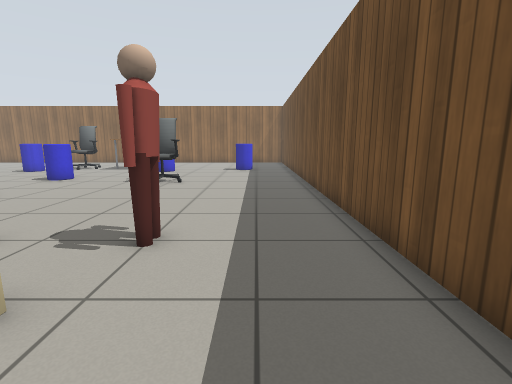
[1] (above)

18 first-person views from a walk through a Gazebo world. The camera is 0.9 m above the floor, tilts 10° down and sees 85° across. The floor is counted in squares, 0.5 m on a side. Each view is taken from the middle of a square. On the plan, view 1 faces up. The plan holds only what a view shows up to about 15 squares ahead; the rest is blank. Gazebo's built-in surfaces are drawn with simple patterns. Simple shapes stand in for some stock models.

[2]
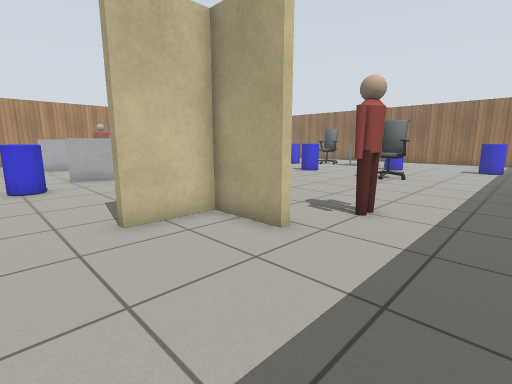

[3]
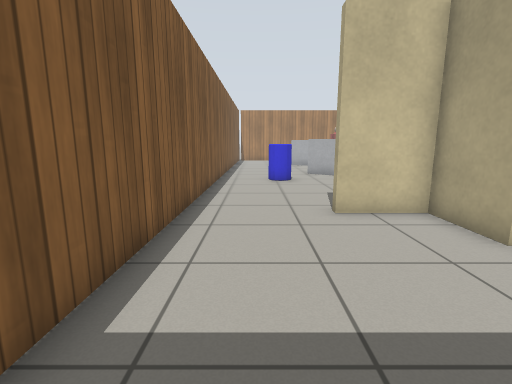

[4]
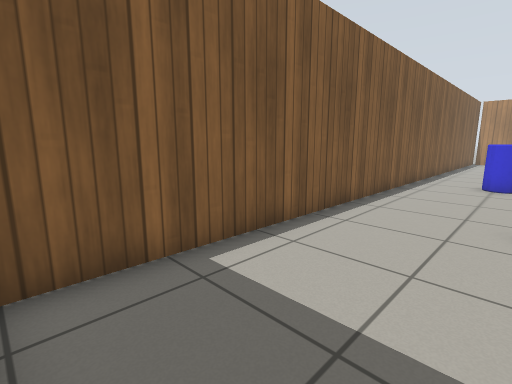

[5]
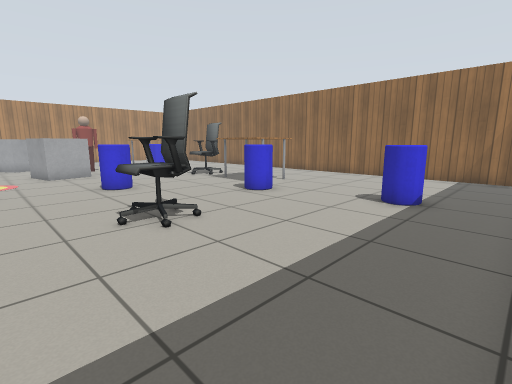

[6]
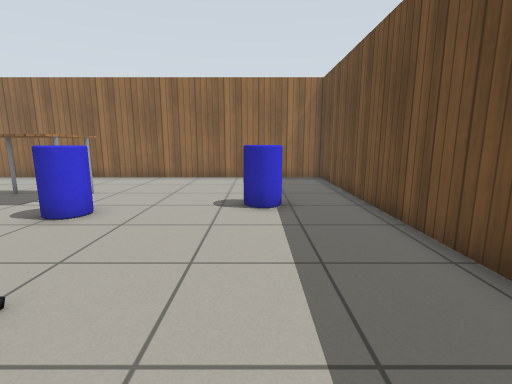

[7]
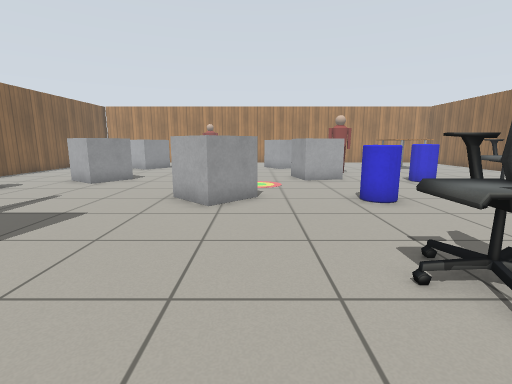

[8]
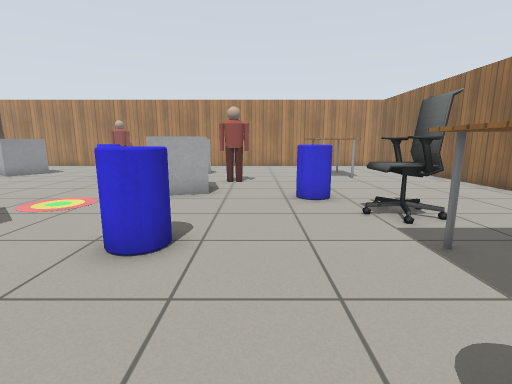

[9]
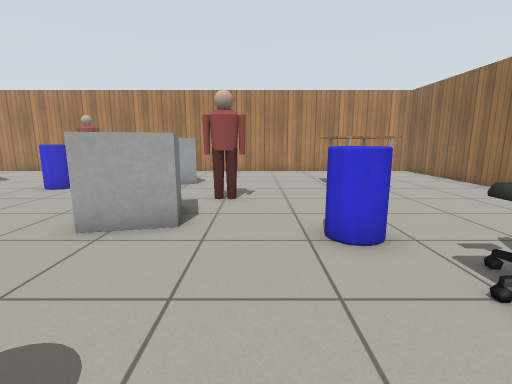

[10]
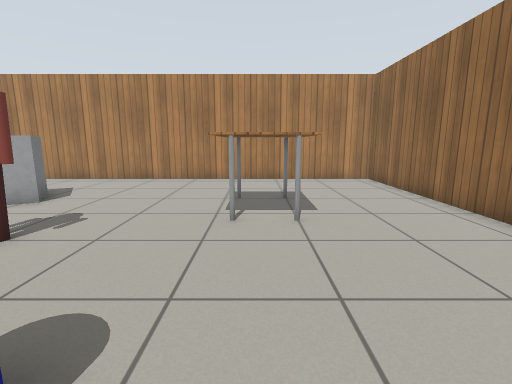

[11]
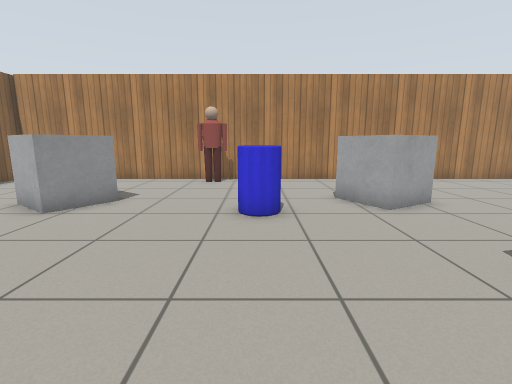

[12]
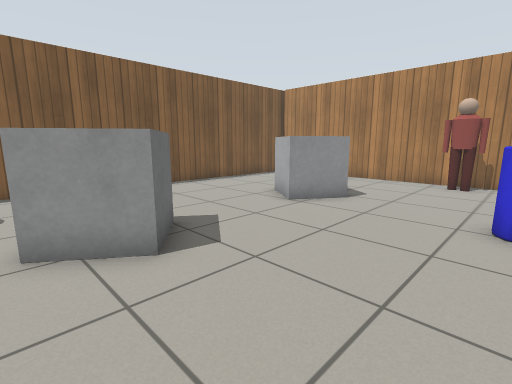

[13]
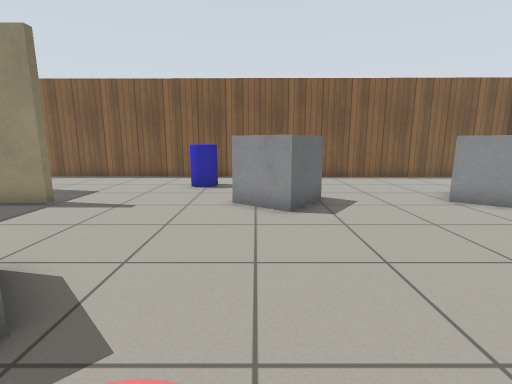

[14]
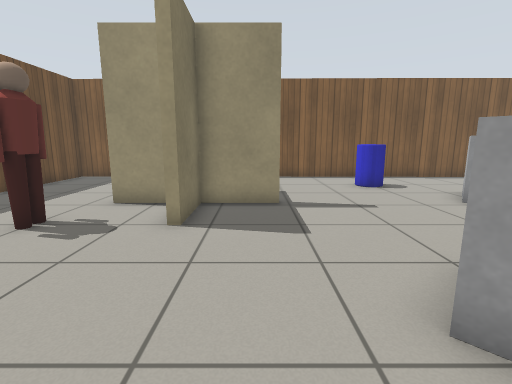

[15]
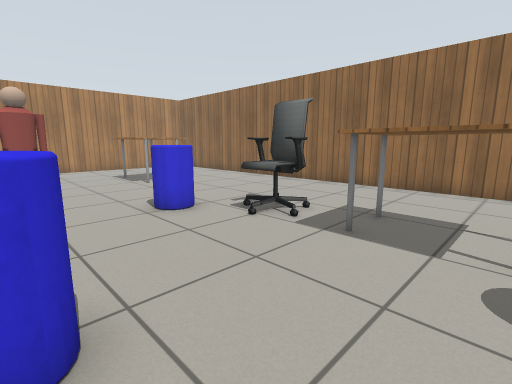

[16]
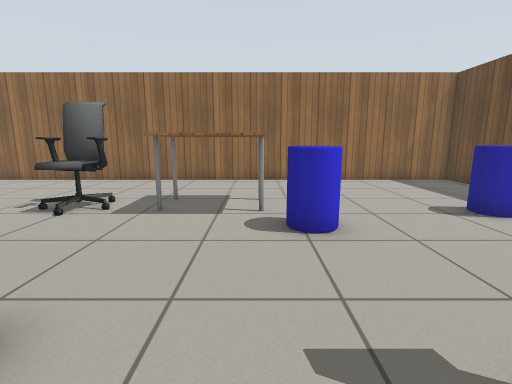

[17]
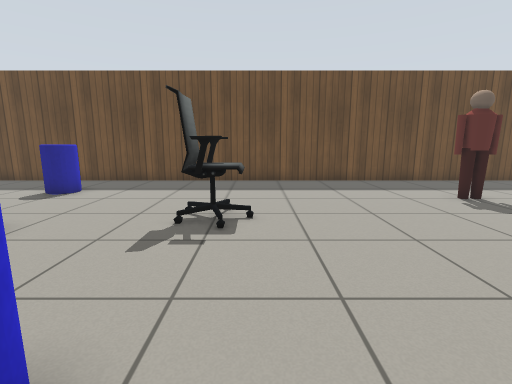

[18]
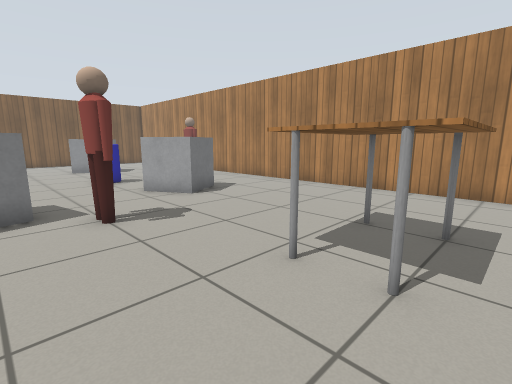

### Floor plan
Ten units are one square. View 1 is at (0, 0); x grows to the right and y downward. Boxes are objects, and circles mark ways between rooms. Rooms are numbered by the first view taken in them; rooms with no view inside come last. Other rooms are left out.
<svg viewBox="-278 -262 307 307">
<path fill="none" stroke="#000" d="M-27 -25 -50 -25 -50 0M-46 39 24 40 24 -25M-114 -202 -120 -202M-114 -206 -114 -190M-77 -24 -77 -28 -53 -28 -53 -51M-44 -28 -27 -28 -27 -25M24 -25 24 -257 -270 -257 -270 36M-273 37 -46 39M-114 -190 -126 -190M-115 -195 -120 -197 -126 -195M-119 -197 -119 -187M-112 -198 -117 -198M-126 -202 -126 -194M-112 -201 -112 -194 -124 -194M-114 -204 -120 -197"/>
<rect x="-265" y="-65" width="10" height="10" fill="#bbb"><title>person</title></rect>
<rect x="-235" y="-135" width="30" height="30" fill="#bbb"><title>other object</title></rect>
<rect x="-225" y="-35" width="30" height="30" fill="#bbb"><title>other object</title></rect>
<rect x="-225" y="-215" width="30" height="30" fill="#bbb"><title>table</title></rect>
<rect x="-215" y="-85" width="20" height="10" fill="#bbb"><title>other object</title></rect>
<rect x="-185" y="-155" width="10" height="10" fill="#bbb"><title>person</title></rect>
<rect x="-175" y="-145" width="30" height="30" fill="#bbb"><title>other object</title></rect>
<rect x="-165" y="-45" width="30" height="40" fill="#bbb"><title>other object</title></rect>
<rect x="-155" y="-185" width="20" height="10" fill="#bbb"><title>other object</title></rect>
<rect x="-125" y="5" width="10" height="10" fill="#bbb"><title>other object</title></rect>
<rect x="-115" y="-105" width="30" height="40" fill="#bbb"><title>other object</title></rect>
<rect x="-105" y="-145" width="20" height="10" fill="#bbb"><title>other object</title></rect>
<rect x="-95" y="-215" width="30" height="30" fill="#bbb"><title>table</title></rect>
<rect x="-65" y="-185" width="20" height="10" fill="#bbb"><title>other object</title></rect>
<rect x="-55" y="-145" width="20" height="20" fill="#bbb"><title>office chair</title></rect>
<rect x="-25" y="-55" width="10" height="10" fill="#bbb"><title>person</title></rect>
<rect x="-15" y="-195" width="20" height="10" fill="#bbb"><title>other object</title></rect>
<circle cx="-50" cy="15" r="3" fill="#2a7"/>
<circle cx="0" cy="-30" r="3" fill="#2a7"/>
<text x="-10" y="0">1</text>
<text x="-130" y="-120">2</text>
</svg>
Room 1 opens to room 2.

Where each view was taken, in squares from view 1:
view 1: 0 up, 0 right, facing up
view 2: 2 down, 1 right, facing up-left
view 3: 2 down, 2 right, facing left
view 4: 0 up, 2 right, facing down-left
view 5: 10 up, 2 right, facing up-left
view 6: 11 up, 1 left, facing up
view 7: 10 up, 1 left, facing left
view 8: 16 up, 5 left, facing left
view 9: 16 up, 9 left, facing left
view 10: 20 up, 13 left, facing left
view 11: 8 up, 13 left, facing left
view 12: 8 up, 13 left, facing down-left
view 13: 11 up, 14 left, facing down
view 14: 11 up, 7 left, facing down
view 15: 14 up, 7 left, facing up-left
view 16: 12 up, 7 left, facing up
view 17: 12 up, 11 left, facing right
view 18: 22 up, 16 left, facing down-left
